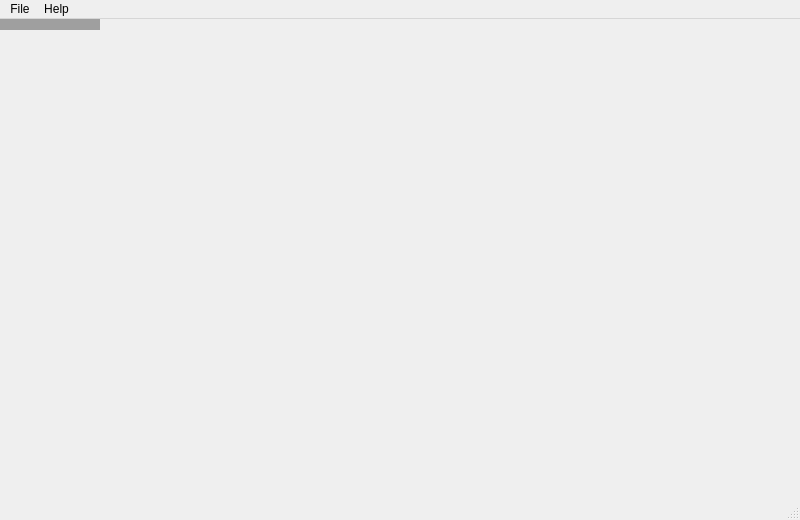
<?xml version="1.0" encoding="UTF-8"?>
<ui version="4.0">
 <class>MainWindowClass</class>
 <widget class="QMainWindow" name="MainWindowClass">
  <property name="geometry">
   <rect>
    <x>0</x>
    <y>0</y>
    <width>800</width>
    <height>520</height>
   </rect>
  </property>
  <property name="windowTitle">
   <string>PearRayDiagnostic</string>
  </property>
  <property name="windowIcon">
   <iconset resource="../resources/icons.qrc">
    <normaloff>:/icon.png</normaloff>:/icon.png</iconset>
  </property>
  <widget class="QMdiArea" name="mdiArea">
   <property name="viewMode">
    <enum>QMdiArea::TabbedView</enum>
   </property>
   <property name="tabsClosable">
    <bool>true</bool>
   </property>
   <property name="tabsMovable">
    <bool>true</bool>
   </property>
  </widget>
  <widget class="QMenuBar" name="menuBar">
   <property name="geometry">
    <rect>
     <x>0</x>
     <y>0</y>
     <width>800</width>
     <height>22</height>
    </rect>
   </property>
   <widget class="QMenu" name="menuFile">
    <property name="title">
     <string>File</string>
    </property>
    <addaction name="actionOpenCNTFile"/>
    <addaction name="separator"/>
    <addaction name="actionOpenRDMPFile"/>
    <addaction name="actionOpenRDMPDir"/>
    <addaction name="separator"/>
    <addaction name="actionOpenEXRFile"/>
    <addaction name="separator"/>
    <addaction name="actionQuit"/>
   </widget>
   <widget class="QMenu" name="menuHelp">
    <property name="title">
     <string>Help</string>
    </property>
    <widget class="QMenu" name="menuExternal_Links">
     <property name="title">
      <string>External Links</string>
     </property>
     <addaction name="actionWebsite"/>
    </widget>
    <addaction name="actionShortcuts"/>
    <addaction name="actionQuickGuide"/>
    <addaction name="actionManual"/>
    <addaction name="separator"/>
    <addaction name="menuExternal_Links"/>
    <addaction name="separator"/>
    <addaction name="actionAbout"/>
    <addaction name="actionAboutQt"/>
   </widget>
   <addaction name="menuFile"/>
   <addaction name="menuHelp"/>
  </widget>
  <widget class="QStatusBar" name="statusBar"/>
  <action name="actionOpenCNTFile">
   <property name="text">
    <string>Open CNT file</string>
   </property>
  </action>
  <action name="actionOpenRDMPFile">
   <property name="text">
    <string>Open RDMP file</string>
   </property>
  </action>
  <action name="actionOpenRDMPDir">
   <property name="text">
    <string>Open RDMP directory</string>
   </property>
  </action>
  <action name="actionQuit">
   <property name="text">
    <string>Quit</string>
   </property>
   <property name="shortcut">
    <string>Ctrl+Q</string>
   </property>
  </action>
  <action name="actionAbout">
   <property name="text">
    <string>About</string>
   </property>
   <property name="shortcut">
    <string>F5</string>
   </property>
  </action>
  <action name="actionAboutQt">
   <property name="text">
    <string>About Qt</string>
   </property>
   <property name="shortcut">
    <string>F6</string>
   </property>
  </action>
  <action name="actionManual">
   <property name="text">
    <string>Manual</string>
   </property>
   <property name="shortcut">
    <string>F1</string>
   </property>
  </action>
  <action name="actionQuickGuide">
   <property name="text">
    <string>Quick Guide</string>
   </property>
   <property name="shortcut">
    <string>F3</string>
   </property>
  </action>
  <action name="actionShortcuts">
   <property name="text">
    <string>Shortcuts</string>
   </property>
   <property name="shortcut">
    <string>F4</string>
   </property>
  </action>
  <action name="actionWebsite">
   <property name="icon">
    <iconset resource="../resources/icons.qrc">
     <normaloff>:/ic_home_black_24dp_2x.png</normaloff>:/ic_home_black_24dp_2x.png</iconset>
   </property>
   <property name="text">
    <string>Website</string>
   </property>
   <property name="shortcut">
    <string>F2</string>
   </property>
  </action>
  <action name="actionOpenEXRFile">
   <property name="text">
    <string>Open EXR file</string>
   </property>
  </action>
 </widget>
 <layoutdefault spacing="6" margin="11"/>
 <resources>
  <include location="../resources/icons.qrc"/>
 </resources>
 <connections/>
</ui>
